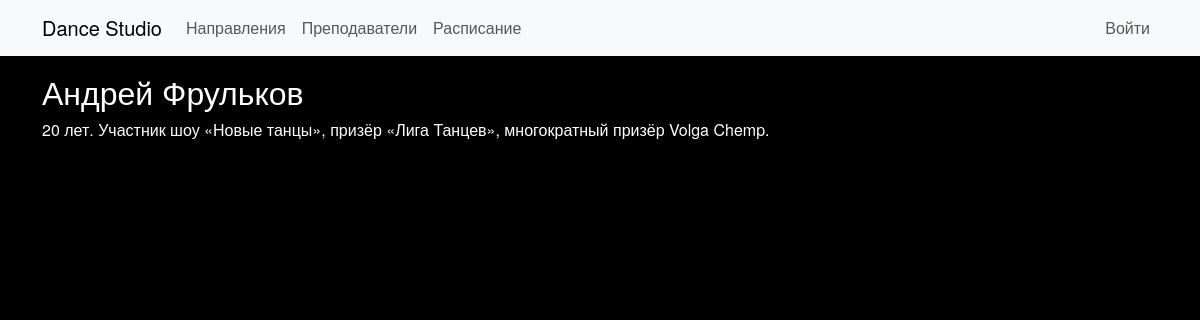
Screenshot of /teacher/1 with the database file from the repository.
### app.py (models this page shows, shortened)
class User(db.Model):
    id = db.Column(db.Integer, primary_key=True)
    email = db.Column(db.String(120), unique=True, nullable=False)
    password_hash = db.Column(db.String(200), nullable=False)
    name = db.Column(db.String(120), nullable=False)
    role = db.Column(db.String(20), nullable=False)
    teacher = db.relationship('Teacher', uselist=False, back_populates='user')
    student = db.relationship('Student', uselist=False, back_populates='user')

class Teacher(db.Model):
    id = db.Column(db.Integer, primary_key=True)
    bio = db.Column(db.Text)
    user_id = db.Column(db.Integer, db.ForeignKey('user.id'))
    user = db.relationship('User', back_populates='teacher')
    groups = db.relationship('Group', back_populates='teacher')
    stage_name = db.Column(db.String(100), nullable=True)

### app.py (the view)
@app.route('/teacher/<int:tid>')
def teacher_detail(tid):
    t = Teacher.query.get_or_404(tid)
    return render_template('teacher_detail.html', teacher=t, user=current_user())

### app.py (called while the page is built)
def current_user():
    uid = session.get('user_id')
    if not uid:
        return None
    return User.query.get(uid)

### templates/teacher_detail.html (shortened to what this page needs)
{% extends "base.html" %}
{% block content %}
<h2>{{ teacher.user.name }}</h2>
<p>{{ teacher.bio }}</p>
{% endblock %}

### static/style.css (style rules this page uses)
body { background-color: #0b0b0b; color: #eaeaea; font-family: "Helvetica Neue", Arial, sans-serif; }
body { background-color: #000; color: #fff; }

### rows the page displays
User: user.name "Андрей Фрульков"
Teacher: bio "20 лет. Участник шоу «Новые танцы», призёр «Лига Танцев», многократный призёр Volga Chemp."
